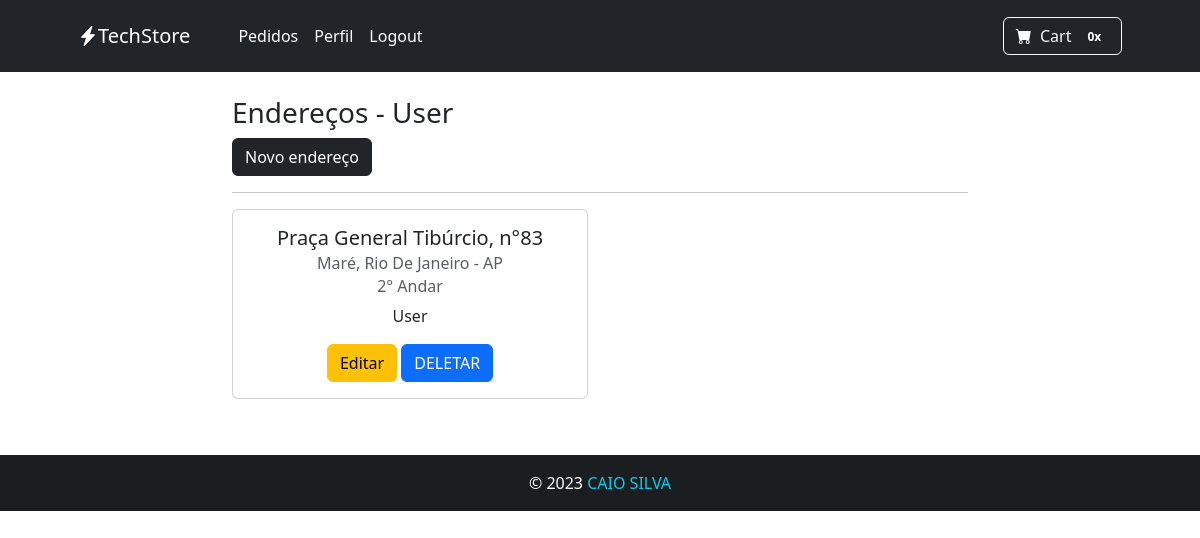
The app's page /endereco/ (signed in) with its own data.
### apps/autenticacao/models.py (models this page shows)
class Endereco(models.Model):
    rua = models.CharField(max_length=100)
    numero = models.CharField(max_length=4)
    bairro = models.CharField(max_length=50)
    cidade = models.CharField(max_length=50)
    estado = models.CharField(("estado"), max_length=50, choices=estado_choices)
    complemento = models.CharField(max_length=100, null=True, blank=True)
    user = models.ForeignKey(User, on_delete=models.CASCADE)

### apps/autenticacao/views.py (the view, shortened to what this page needs)
# urls.py: path('endereco/', views.EnderecoList.as_view(), name='endereco'),
class EnderecoList(LoginRequiredMixin, ListView):
    template_name = 'endereco.html'
    model = Endereco
    context_object_name = 'enderecos'

### apps/autenticacao/templates/endereco.html (shortened to what this page needs)
{% extends 'base.html' %}
{% load crispy_forms_tags %}
{% block conteudo %}
<div class="row ">
    <div class="col-md-8 mx-auto">
        <h3>Endereços - {{request.user.username|title}}</h3>
        <div class="col">
            <a href='{% url "autenticacao:novo_endereco" %}' class='btn btn-dark btn-block' type="submit">Novo endereço</a>
        </div>
        <hr>
        <div class='row '>
            {% for endereco in enderecos %}
            <div class='col-6'>
                <div class="card mb-2 " >
                    <div class="card-body text-center ">
                        <h5 class="card-title">{{endereco.rua|title}}, n°{{endereco.numero}}</h5>
                        <h6 class="card-subtitle mb-2 text-muted">{{endereco.bairro|title}}, {{endereco.cidade|title}} - {{endereco.estado}}</h6>
                        <h6 class="card-subtitle mb-2 text-muted">{{endereco.complemento|title}}</h6>
                        <p class="card-text">{{request.user.username|title}}</p>
                        <a href="{% url 'autenticacao:update_endereco' endereco.id%}" class="card-link btn btn-warning">Editar</a>
                        <button type="button" class="btn btn-primary" data-bs-toggle="modal" data-bs-target="#exampleModal{{endereco.id}}">
                            DELETAR
                        </button>
                    </div>
                </div>
            </div>
              {% endfor %}
        </div>
    </div>
</div>
{% endblock %}

### records on screen
Endereco: rua "Praça General Tibúrcio", numero "83", bairro "Maré", cidade "Rio De Janeiro", estado "AP", complemento "2° Andar"

### other values on screen
{{ request.session.carrinho|length }} "0"
{{ request.user.username|title }} "User"
